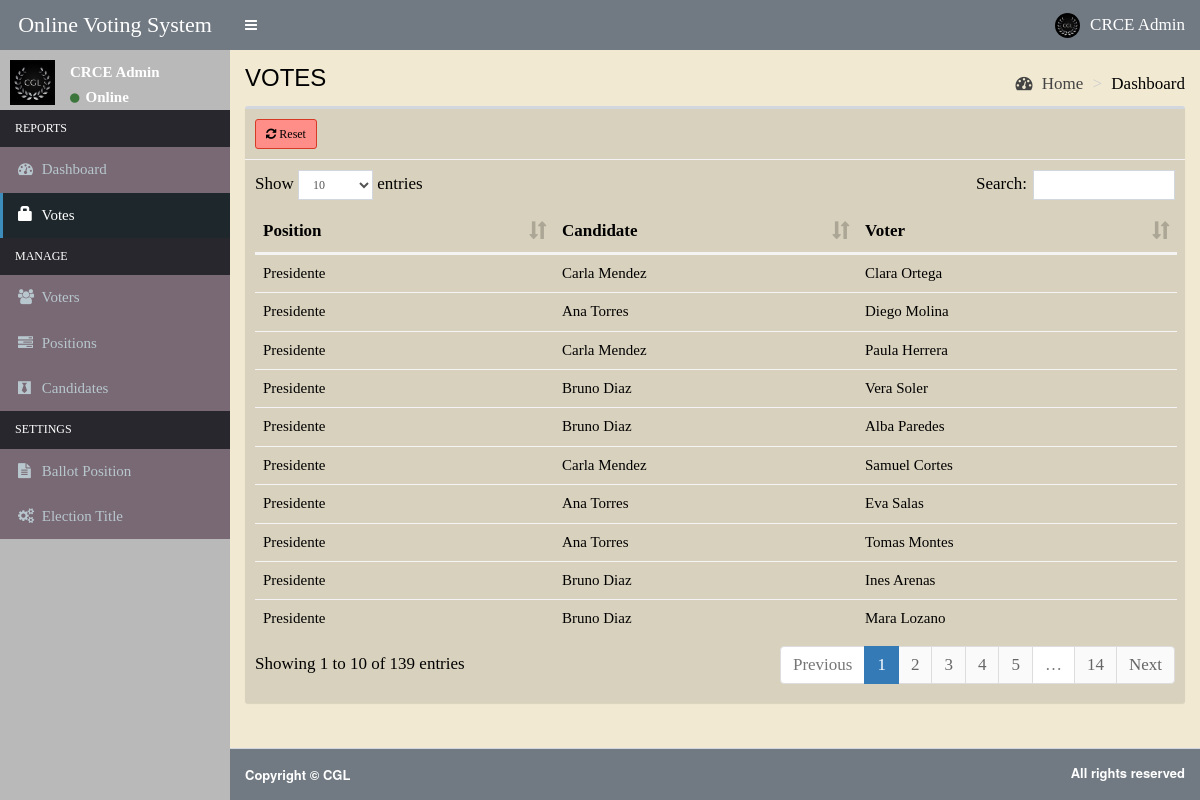
The page /site/admin/votes.php (signed in) on the database its author committed.
### tables this page shows
CREATE TABLE `votes` (
  `id` int(11) NOT NULL,
  `voters_id` int(11) NOT NULL,
  `candidate_id` int(11) NOT NULL,
  `position_id` int(11) NOT NULL
);

CREATE TABLE `positions` (
  `id` int(11) NOT NULL,
  `description` varchar(50) NOT NULL,
  `max_vote` int(11) NOT NULL,
  `priority` int(11) NOT NULL
);

CREATE TABLE `candidates` (
  `id` int(11) NOT NULL,
  `position_id` int(11) NOT NULL,
  `firstname` varchar(30) NOT NULL,
  `lastname` varchar(30) NOT NULL,
  `photo` varchar(150) NOT NULL,
  `platform` text NOT NULL
);

CREATE TABLE `voters` (
  `id` int(11) NOT NULL,
  `voters_id` varchar(15) NOT NULL,
  `password` varchar(60) NOT NULL,
  `firstname` varchar(30) NOT NULL,
  `lastname` varchar(30) NOT NULL,
  `photo` varchar(150) NOT NULL
);

### site/admin/includes/session.php (called while the page is built, shortened)
<?php
	include 'includes/conn.php';
	$sql = "SELECT * FROM admin WHERE id = '".$_SESSION['admin']."'";
	$query = $conn->query($sql);
	$user = $query->fetch_assoc();
?>

### site/admin/votes.php (the view, shortened to what this page needs)
<?php include 'includes/session.php'; ?>
<?php include 'includes/header.php'; ?>
<body class="hold-transition skin-blue sidebar-mini">
<div class="wrapper">
  <?php include 'includes/navbar.php'; ?>
  <?php include 'includes/menubar.php'; ?>
  <div class="content-wrapper" style="background-color:#F1E9D2 ;color:black ; font-size: 17px; font-family:Times ">
    <section class="content-header" style= "color:black ; font-size: 17px; font-family:Times">
      <h1>
        VOTES
      </h1>
      <ol class="breadcrumb" style="color:black ; font-size: 17px; font-family:Times">
        <li><a href="#"><i class="fa fa-dashboard" ></i> Home</a></li>
        <li class="active" style="color:black ; font-size: 17px; font-family:Times" >Dashboard</li>
      </ol>
    </section>
    <section class="content">
      <div class="row">
        <div class="col-xs-12">
          <div class="box"style="background-color: #d8d1bd">
            <div class="box-header with-border"style="background-color: #d8d1bd">
              <a href="#reset" data-toggle="modal" class="btn btn-danger btn-sm btn-curve"  style="background-color: #ff8e88;color:black ; font-size: 12px; font-family:Times"><i class="fa fa-refresh"></i> Reset</a>
            </div>
            <div class="box-body">
              <table id="example1" class="table ">
                <thead>
                  <th>Position</th>
                  <th>Candidate</th>
                  <th>Voter</th>
                </thead>
                <tbody>
                  <?php
                    $sql = "SELECT *, candidates.firstname AS canfirst, candidates.lastname AS canlast, voters.firstname AS votfirst, voters.lastname AS votlast FROM votes LEFT JOIN positions ON positions.id=votes.position_id LEFT JOIN candidates ON candidates.id=votes.candidate_id LEFT JOIN voters ON voters.id=votes.voters_id ORDER BY positions.priority ASC";
                    $query = $conn->query($sql);
                    while($row = $query->fetch_assoc()){
                      echo "
                        <tr style='color:black ; font-size: 15px; font-family:Times'>
                          <td class='hidden'></td>
                          <td>".$row['description']."</td>
                          <td>".$row['canfirst'].' '.$row['canlast']."</td>
                          <td>".$row['votfirst'].' '.$row['votlast']."</td>
                        </tr>
                      ";
                    }
                  ?>
                </tbody>
              </table>
            </div>
          </div>
        </div>
      </div>
    </section>
  </div>
  <?php include 'includes/footer.php'; ?>
</div>
</body>
</html>

### site/admin/includes/navbar.php (shortened to what this page needs)
<header class="main-header" style="background-color:#717A83 " >
  <a href="#" class="logo " style="background-color: #717A83">
    <span class="logo-lg " style="background-color:#717A83 ;color:white ; font-size: 22px; font-family:Times  "><marquee behavior="scroll" direction="left">Online Voting System</marquee></span>
  </a>
  <nav class="navbar navbar-static-top " style="background-color: #717A83 ">
    <a href="#" class="sidebar-toggle" data-toggle="push-menu" role="button">
    </a>
    <div class="navbar-custom-menu" style="color:black ; font-size: 17px; font-family:Times">
      <ul class="nav navbar-nav" style="background-color: #717A83 ;color:black ; font-size: 17px; font-family:Times" >
        <li class="dropdown user user-menu  " style="color:black">
          <a href="#" class="dropdown-toggle" data-toggle="dropdown" style="background-color: #717A83 ;color:white ; font-size: 17px; font-family:Times" >
            <img src="<?php echo (!empty($user['photo'])) ? '../images/'.$user['photo'] : '../images/profile.jpg'; ?>" class="user-image" alt="User Image">
            <span class="hidden-xs"><?php echo $user['firstname'].' '.$user['lastname']; ?></span>
          </a>
        </li>
      </ul>
    </div>
  </nav>
</header>

### site/admin/includes/menubar.php (shortened to what this page needs)
<aside class="main-sidebar "style="background-color: #BAB9B9 ">
  <section class="sidebar" style="background-color: #BAB9B9">
    <div class="user-panel" style = "height: 60px">
      <div class="pull-left image ">
        <img src="<?php echo (!empty($user['photo'])) ? '../images/'.$user['photo'] : '../images/profile.jpg'; ?>" class="img-square" alt="User Image" >
      </div>
      <div class="pull-left info "  >
        <p style="color:white ; font-size: 15px; font-family:Times"><?php echo $user['firstname'].' '.$user['lastname']; ?></p>
        <a><i class="fa fa-circle text-success "></i>  <b style=" color:white ; font-size: 15px; font-family:Times"> Online </b></a>
      </div>
    </div>
    <ul class="sidebar-menu" data-widget="tree" style="background-color: #786974 ; color:white ; font-size: 15px; font-family:Times  " >
      <li class="header" style="background-color: #28272D ;color:white ; font-size: 12px; font-family:Times  ">REPORTS</li>
      <li class=""><a href="home.php"><i class="fa fa-dashboard"></i> <span>Dashboard</span></a></li>
      <li class=""><a href="votes.php"><span class="glyphicon glyphicon-lock"></span> <span>Votes</span></a></li>
      <li class="header" style="background-color: #28272D ;color:white ; font-size: 12px; font-family:Times ">MANAGE</li>
      <li class=""><a href="voters.php"><i class="fa fa-users"></i> <span>Voters</span></a></li>
      <li class=""><a href="positions.php"><i class="fa fa-tasks"></i> <span>Positions</span></a></li>
      <li class=""><a href="candidates.php"><i class="fa fa-black-tie"></i> <span>Candidates</span></a></li>
      <li class="header" style="background-color:#28272D ;color:white ; font-size: 12px; font-family:Times">SETTINGS</li>
      <li class=""><a href="ballot.php"><i class="fa fa-file-text"></i> <span>Ballot Position</span></a></li>
      <li class=""><a href="#config" data-toggle="modal"><i class="fa fa-cogs"></i> <span>Election Title</span></a></li>
    </ul>
  </section>
</aside>

### rows shown on the page
votes: position.description "Presidente", candidate.firstname "Carla", candidate.lastname "Mendez", voters.firstname "Clara", voters.lastname "Ortega"
votes: position.description "Presidente", candidate.firstname "Ana", candidate.lastname "Torres", voters.firstname "Diego", voters.lastname "Molina"
votes: position.description "Presidente", candidate.firstname "Carla", candidate.lastname "Mendez", voters.firstname "Paula", voters.lastname "Herrera"
votes: position.description "Presidente", candidate.firstname "Bruno", candidate.lastname "Diaz", voters.firstname "Vera", voters.lastname "Soler"
votes: position.description "Presidente", candidate.firstname "Bruno", candidate.lastname "Diaz", voters.firstname "Alba", voters.lastname "Paredes"
votes: position.description "Presidente", candidate.firstname "Carla", candidate.lastname "Mendez", voters.firstname "Samuel", voters.lastname "Cortes"
votes: position.description "Presidente", candidate.firstname "Ana", candidate.lastname "Torres", voters.firstname "Eva", voters.lastname "Salas"
votes: position.description "Presidente", candidate.firstname "Ana", candidate.lastname "Torres", voters.firstname "Tomas", voters.lastname "Montes"
votes: position.description "Presidente", candidate.firstname "Bruno", candidate.lastname "Diaz", voters.firstname "Ines", voters.lastname "Arenas"
votes: position.description "Presidente", candidate.firstname "Bruno", candidate.lastname "Diaz", voters.firstname "Mara", voters.lastname "Lozano"

### other values the page prints
$user['firstname'] "CRCE"
$user['lastname'] "Admin"
